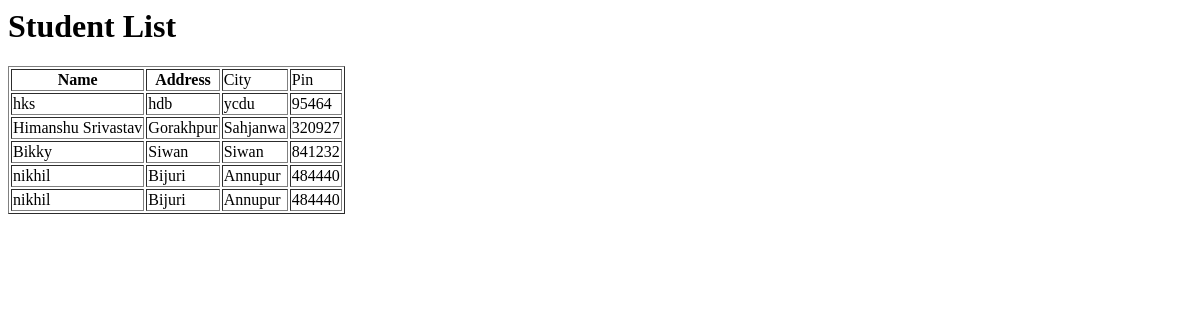
Before: /listStudent with the older database file.
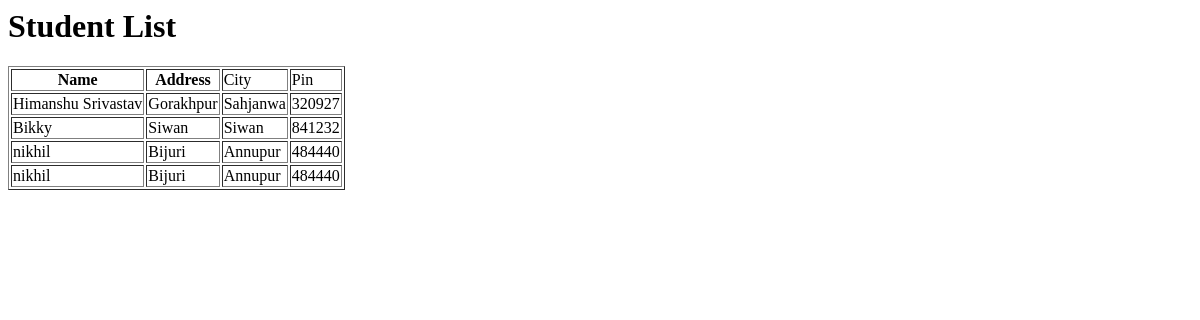
After: the same page with the newer database file.
### tables this page shows
CREATE TABLE student(name TEXT,addr TEXT,city TEXT,pin TEXT);

### route.py (the view)
@app.route("/listStudent")
def list_student():
    conn = sqlite3.connect("mycollege.db")
    conn.row_factory = sqlite3.Row
    cur = conn.cursor()
    cur.execute("select * from student")
    row = cur.fetchall()
    return render_template("view.html", row=row)

### templates/view.html
<h1>Student List</h1>
<table border="dashed">
  <thead>
    <th>Name</th>
    <th>Address</th>
    <td>City</td>
    <td>Pin</td>
  </thead>
  {% for row in row %}
  <tr>
    <td>{{row['name']}}</td>
    <td>{{row['addr']}}</td>
    <td>{{row['city']}}</td>
    <td>{{row['pin']}}</td>
  </tr>
  {% endfor %}
</table>

Changed rows visible on the page:
removed student: name "hks", addr "hdb", city "ycdu", pin "95464"
